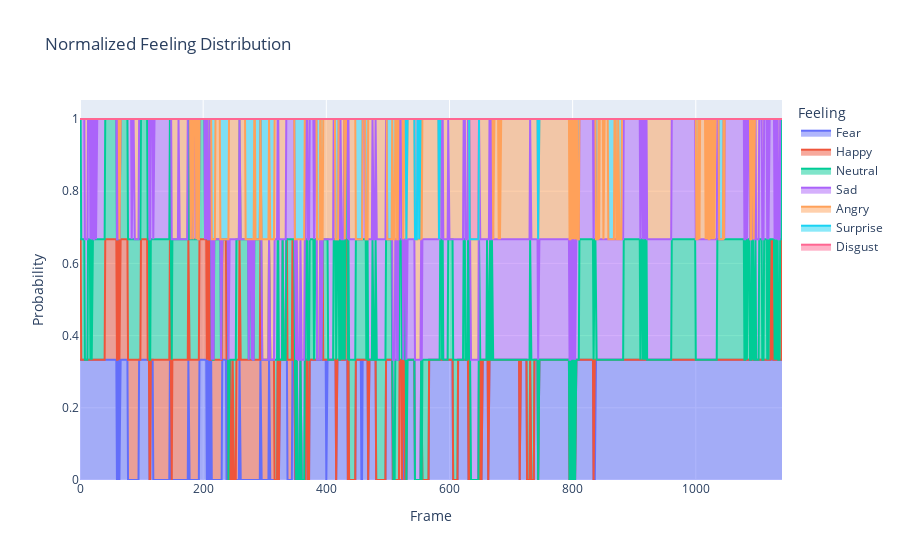

The notebook cell this image was saved under:
### Code cell
# sort dataframe by probability within each frame
sorted_df = df.sort_values(['Frame', 'probability'], ascending=[True, False])

# get the top three probabilities for each frame
top_three_probs = sorted_df.groupby('Frame').head(3)

# count the number of occurrences of each feeling for each frame
feeling_counts = top_three_probs.groupby(['Frame', 'feeling'])['probability'].count().reset_index()

# calculate the total probability for each frame
frame_total = feeling_counts.groupby('Frame')['probability'].sum().reset_index()

# merge the feeling counts and frame totals dataframes
merged = pd.merge(feeling_counts, frame_total, on='Frame', suffixes=('_count', '_total'))

# calculate the normalized distribution of each feeling for each frame
merged['probability_normalized'] = merged['probability_count'] / merged['probability_total']

# create a stacked area chart using Plotly
fig = px.area(
    merged, 
    x='Frame', 
    y='probability_normalized', 
    color='feeling', 
    color_discrete_sequence=px.colors.qualitative.Plotly,
    title='Normalized Feeling Distribution',
    labels={
        'Frame': 'Frame',
        'probability_normalized': 'Probability',
        'feeling': 'Feeling'
    }
)

fig.show()

### Figure 1 — Plotly figure (JSON) as saved in the notebook; plotly's stock layout.template omitted (floating-point values rounded to 4 significant figures; data arrays with more than 128 entries replaced by an {"elided": "..."} marker saying what was removed)
{"data": [{"fillpattern": {"shape": ""}, "hovertemplate": "Feeling=Fear<br>Frame=%{x}<br>Probability=%{y}<extra></extra>", "legendgroup": "Fear", "line": {"color": "#636EFA"}, "marker": {"symbol": "circle"}, "mode": "lines", "name": "Fear", "orientation": "v", "showlegend": true, "stackgroup": "1", "type": "scatter", "x": {"elided": "796 int values"}, "xaxis": "x", "y": {"elided": "796 float values"}, "yaxis": "y"}, {"fillpattern": {"shape": ""}, "hovertemplate": "Feeling=Happy<br>Frame=%{x}<br>Probability=%{y}<extra></extra>", "legendgroup": "Happy", "line": {"color": "#EF553B"}, "marker": {"symbol": "circle"}, "mode": "lines", "name": "Happy", "orientation": "v", "showlegend": true, "stackgroup": "1", "type": "scatter", "x": {"elided": "285 int values"}, "xaxis": "x", "y": {"elided": "285 float values"}, "yaxis": "y"}, {"fillpattern": {"shape": ""}, "hovertemplate": "Feeling=Neutral<br>Frame=%{x}<br>Probability=%{y}<extra></extra>", "legendgroup": "Neutral", "line": {"color": "#00CC96"}, "marker": {"symbol": "circle"}, "mode": "lines", "name": "Neutral", "orientation": "v", "showlegend": true, "stackgroup": "1", "type": "scatter", "x": {"elided": "643 int values"}, "xaxis": "x", "y": {"elided": "643 float values"}, "yaxis": "y"}, {"fillpattern": {"shape": ""}, "hovertemplate": "Feeling=Sad<br>Frame=%{x}<br>Probability=%{y}<extra></extra>", "legendgroup": "Sad", "line": {"color": "#AB63FA"}, "marker": {"symbol": "circle"}, "mode": "lines", "name": "Sad", "orientation": "v", "showlegend": true, "stackgroup": "1", "type": "scatter", "x": {"elided": "866 int values"}, "xaxis": "x", "y": {"elided": "866 float values"}, "yaxis": "y"}, {"fillpattern": {"shape": ""}, "hovertemplate": "Feeling=Angry<br>Frame=%{x}<br>Probability=%{y}<extra></extra>", "legendgroup": "Angry", "line": {"color": "#FFA15A"}, "marker": {"symbol": "circle"}, "mode": "lines", "name": "Angry", "orientation": "v", "showlegend": true, "stackgroup": "1", "type": "scatter", "x": {"elided": "614 int values"}, "xaxis": "x", "y": {"elided": "614 float values"}, "yaxis": "y"}, {"fillpattern": {"shape": ""}, "hovertemplate": "Feeling=Surprise<br>Frame=%{x}<br>Probability=%{y}<extra></extra>", "legendgroup": "Surprise", "line": {"color": "#19D3F3"}, "marker": {"symbol": "circle"}, "mode": "lines", "name": "Surprise", "orientation": "v", "showlegend": true, "stackgroup": "1", "type": "scatter", "x": {"elided": "196 int values"}, "xaxis": "x", "y": {"elided": "196 float values"}, "yaxis": "y"}, {"fillpattern": {"shape": ""}, "hovertemplate": "Feeling=Disgust<br>Frame=%{x}<br>Probability=%{y}<extra></extra>", "legendgroup": "Disgust", "line": {"color": "#FF6692"}, "marker": {"symbol": "circle"}, "mode": "lines", "name": "Disgust", "orientation": "v", "showlegend": true, "stackgroup": "1", "type": "scatter", "x": [530, 544, 545, 546, 547, 551, 583, 633, 634, 635, 636, 637, 638, 639, 640, 641, 642, 643, 644, 645, 646, 647, 744], "xaxis": "x", "y": [0.3333, 0.3333, 0.3333, 0.3333, 0.3333, 0.3333, 0.3333, 0.3333, 0.3333, 0.3333, 0.3333, 0.3333, 0.3333, 0.3333, 0.3333, 0.3333, 0.3333, 0.3333, 0.3333, 0.3333, 0.3333, 0.3333, 0.3333], "yaxis": "y"}], "layout": {"legend": {"title": {"text": "Feeling"}, "tracegroupgap": 0}, "title": {"text": "Normalized Feeling Distribution"}, "xaxis": {"anchor": "y", "domain": [0, 1], "title": {"text": "Frame"}}, "yaxis": {"anchor": "x", "domain": [0, 1], "title": {"text": "Probability"}}}}
